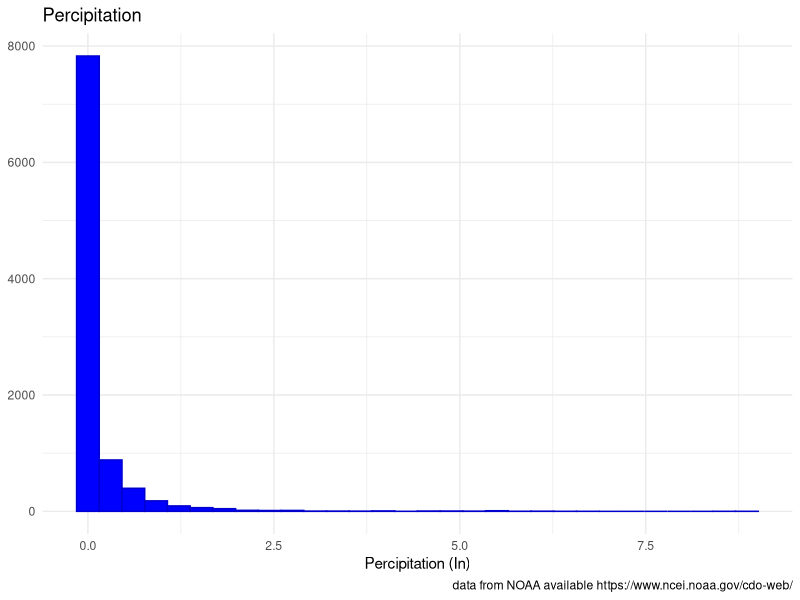
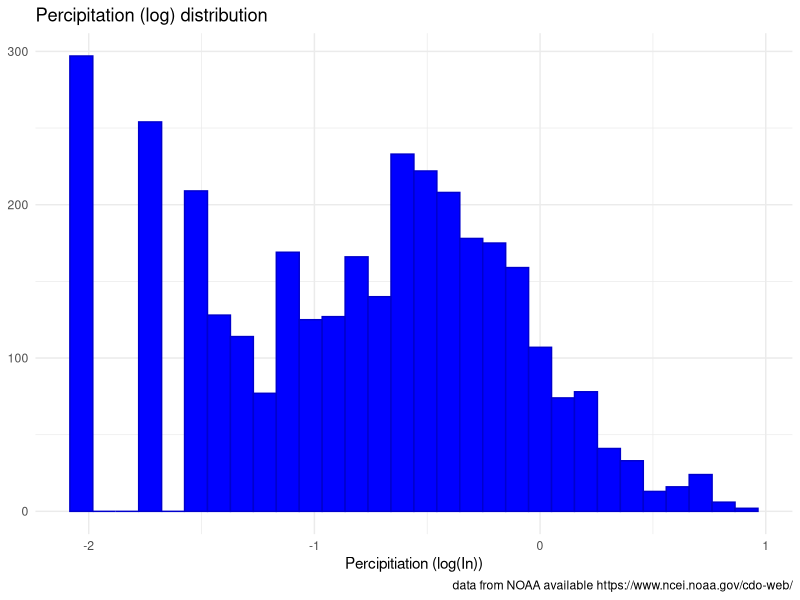
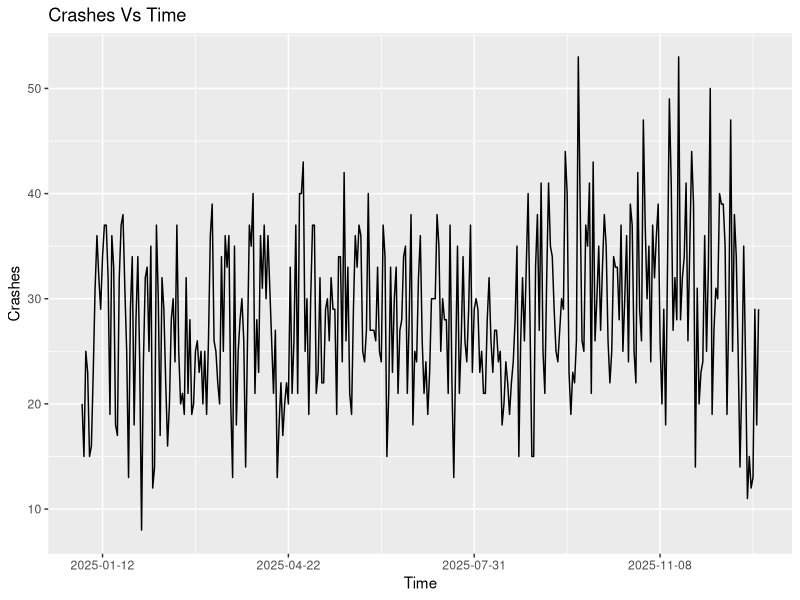
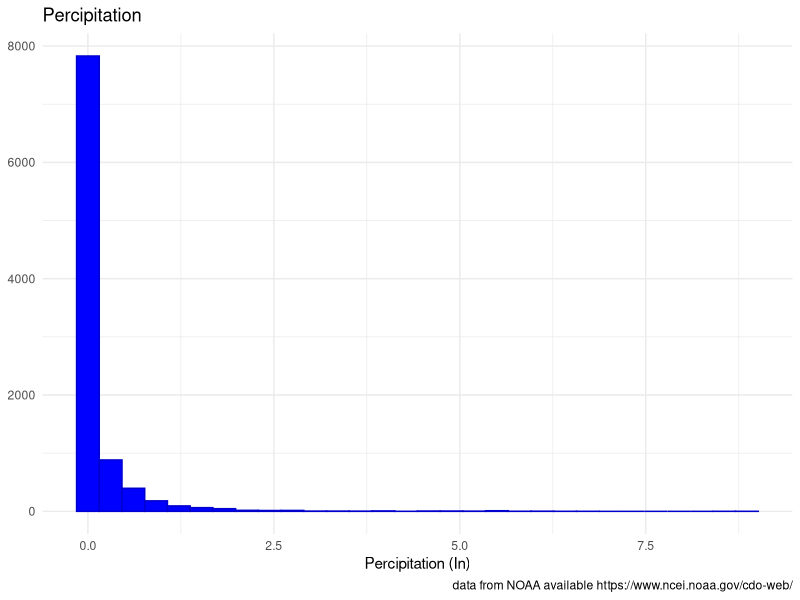
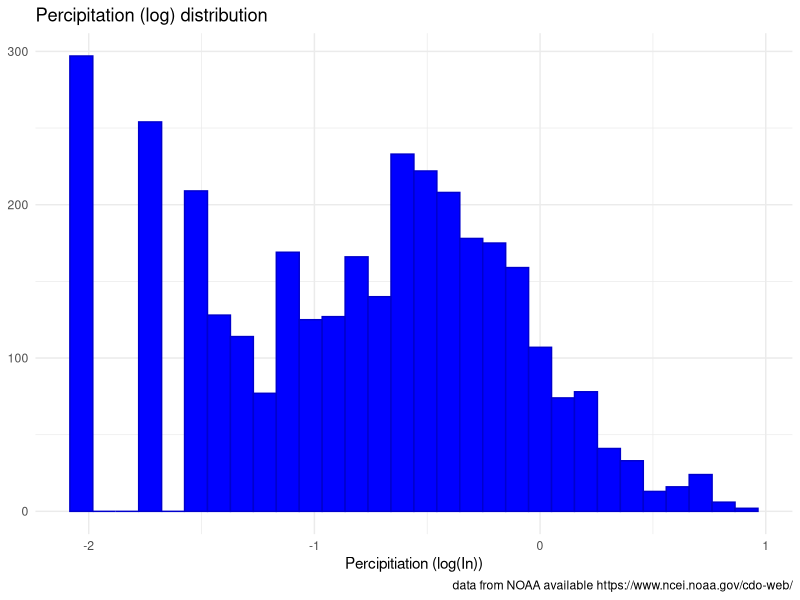
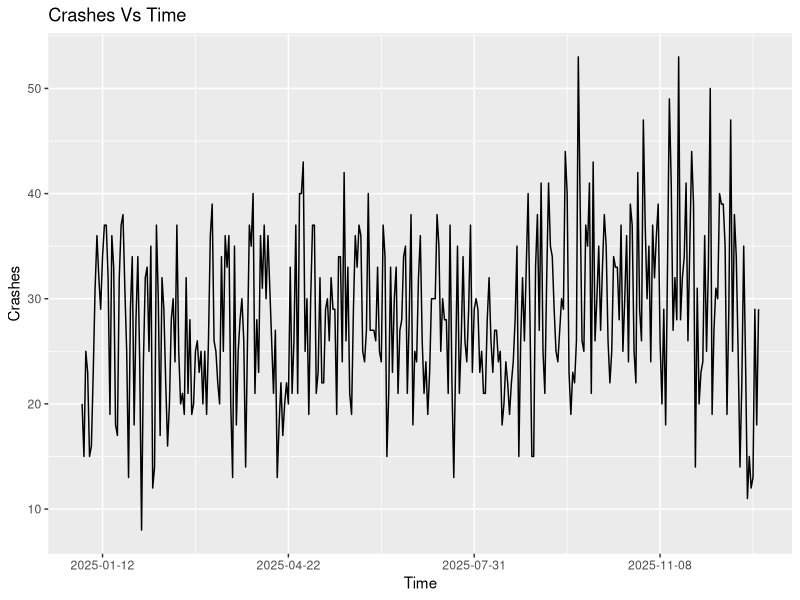

The R script that drew these images, in order:
## ---- chunk 1
#load libraries
library(tidyverse)
library(lubridate)
## ---- chunk 2
#load crash data 
setwd("~/Data205/Data-205-Capstone-Paul-Hanscom/data/external")
Crash <- read.csv("CleanedCrashData.csv")
#load cleaned weather dataset
setwd("~/Data205/Data-205-Capstone-Paul-Hanscom/data/processed")
Weather <- read.csv("CleanedWeatherData.csv")
## ---- chunk 3
#Show head structure and summary of prcp variable for the weather dataset
head(Weather)
str(Weather)
summary(Weather$totalprcp)
## ---- chunk 4
#graph totalprcp variable and save to eda/images in github
p1 <- ggplot(Weather,aes(totalprcp))+
  geom_histogram(fill = "blue", color = "blue3")+
  labs(title = "Percipitation",
    x = "Percipitation (In)", caption = "data from NOAA available https://www.ncei.noaa.gov/cdo-web/"
  ) +
  theme_minimal()+
  theme(axis.title.y = element_blank())
p1
setwd("~/Data205/Data-205-Capstone-Paul-Hanscom/eda/images")
ggsave("totalprcp_histogram.png", plot = p1, width = 8, height = 6)

#now do the same but log scale total prcp to reduce the effect of outliers on graph
p2 <- ggplot(Weather,aes(log10(totalprcp)))+
  geom_histogram(fill = "blue", color = "blue3")+
  labs(title = "Percipitation (log) distribution",
    x = "Percipitiation (log(In))", caption = "data from NOAA available https://www.ncei.noaa.gov/cdo-web/"
  ) +
  theme_minimal()+
  theme(axis.title.y = element_blank())
p2
setwd("~/Data205/Data-205-Capstone-Paul-Hanscom/eda/images")
ggsave("totalprcp_histogram_logscaled.png", plot = p2, width = 8, height = 6)
## ---- chunk 5
#Show head structure of Crash Data
head(Crash)
str(Crash)
## ---- chunk 6
#make new dataset of number of crashes per day
Crash_Count <- Crash |>
  count(date, name = "numcrash") 

#createline graph to analyse crash data over time
p3 <- ggplot(Crash_Count)+
  geom_line(aes(x = as.numeric(as.Date(date)), y = numcrash))+
  scale_x_continuous(labels = function(x) format(as.Date(x, origin = "1970-01-01"), "%Y-%m-%d")) +
  labs(
    title = "Crashes Vs Time",
    x = "Time",
    y = "Crashes"
  ) 

p3
setwd("~/Data205/Data-205-Capstone-Paul-Hanscom/eda/images")
ggsave("crash_vs_time_line.png", plot = p3, width = 40, height = 6)
